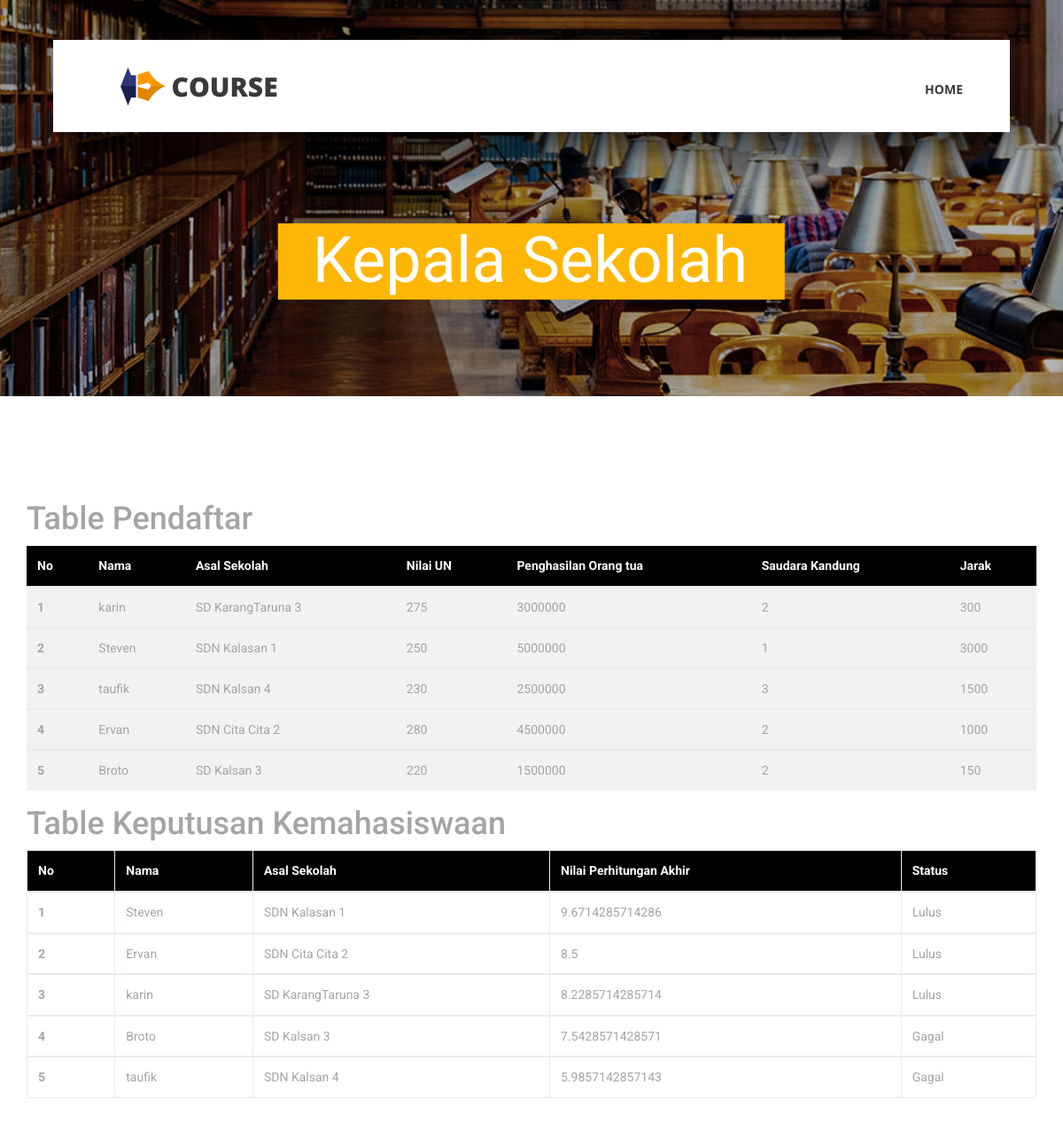
Screenshot of /HTML/sistempakarsekolah/kepsek.php with the database file from the repository.
### tables this page shows
CREATE TABLE `nilai` (
  `id_nilai` int(11) NOT NULL,
  `id_siswa` int(11) NOT NULL,
  `nilai_un` int(11) NOT NULL,
  `penghasilan` int(11) NOT NULL,
  `saudara` int(11) NOT NULL,
  `jarak` int(11) NOT NULL
);

CREATE TABLE `pendaftaran` (
  `id_siswa` int(11) NOT NULL,
  `nama_siswa` varchar(20) NOT NULL,
  `asal_sekolah` text NOT NULL
);

### HTML/sistempakarsekolah/kepsek.php (the view, shortened to what this page needs)
<!DOCTYPE html>
<html lang="en">
<head>
<link rel="stylesheet" type="text/css" href="styles/bootstrap4/bootstrap.min.css">
<link href="plugins/fontawesome-free-5.0.1/css/fontawesome-all.css" rel="stylesheet" type="text/css">
<link rel="stylesheet" type="text/css" href="styles/teachers_styles.css">
<link rel="stylesheet" type="text/css" href="styles/teachers_responsive.css">
</head>
<body>
<div class="super_container">
	<header class="header d-flex flex-row">
		<div class="header_content d-flex flex-row align-items-center">
			<div class="logo_container">
				<div class="logo">
					<img src="images/logo.png" alt="">
					<span>course</span>
				</div>
			</div>
			<nav class="main_nav_container">
				<div class="main_nav">
					<ul class="main_nav_list">
						<li class="main_nav_item"><a href="index.html">home</a></li>
					</ul>
				</div>
			</nav>
		</div>
	</header>
	<div class="home">
		<div class="home_background_container prlx_parent">
			<div class="home_background prlx" style="background-image:url(images/teachers_background.jpg)"></div>
		</div>
		<div class="home_content">
			<h1>Kepala Sekolah</h1>
		</div>
	</div>
	<div class="teachers page_section">
		<div class="container">
			<div class="row">
				<?php
include 'koneksi.php';
?>
<?php
$sql = "SELECT MAX(nilai_un) AS maxUN FROM nilai;";
$result = $conn->query($sql);
$value = $result->fetch_assoc();
$maxUN = $value['maxUN'];
$sql = "SELECT MAX(penghasilan) AS maxPenghasilan FROM nilai;";
$result = $conn->query($sql);
$value = $result->fetch_assoc();
$maxPenghasilan = $value['maxPenghasilan'];
$sql = "SELECT MIN(saudara) AS minSaudara FROM nilai;";
$result = $conn->query($sql);
$value = $result->fetch_assoc();
$minSaudara = $value['minSaudara'];
$sql = "SELECT MIN(jarak) AS minJarak FROM nilai;";
$result = $conn->query($sql);
$value = $result->fetch_assoc();
$minJarak = $value['minJarak'];
$sql = "SELECT berat_kriteria as beratUN FROM kriteria WHERE nama_kriteria = 'nilai_un';";
$result = $conn->query($sql);
$value = $result->fetch_assoc();
$beratUN = $value['beratUN'];
$sql = "SELECT berat_kriteria as beratPenghasilan FROM kriteria WHERE nama_kriteria = 'penghasilan';";
$result = $conn->query($sql);
$value = $result->fetch_assoc();
$beratPenghasilan = $value['beratPenghasilan'];
$sql = "SELECT berat_kriteria as beratSaudara FROM kriteria WHERE nama_kriteria = 'saudara';";
$result = $conn->query($sql);
$value = $result->fetch_assoc();
$beratSaudara = $value['beratSaudara'];
$sql = "SELECT berat_kriteria as beratJarak FROM kriteria WHERE nama_kriteria = 'jarak';";
$result = $conn->query($sql);
$value = $result->fetch_assoc();
$beratJarak = $value['beratJarak'];
$sql = mysqli_query($conn, "SELECT * FROM nilai join pendaftaran WHERE nilai.id_siswa = pendaftaran.id_siswa");
$dataNilai = array();
$index = 0;
while($row = mysqli_fetch_assoc($sql)){
     $dataNilai[$index] = $row;
     $index++;
}
?>
<?php
$sql = "SELECT COUNT(id_nilai) as maxData FROM nilai";
$xxx = $conn->query($sql);
$maxData = $xxx->fetch_assoc();
?>
  <?php
  $x=0;
  $dataSiswa2 = array();
while($x < $maxData['maxData']) {
  $dataSiswa2[] = array("nama_siswa" => $dataNilai[$x]['nama_siswa'],
                        "asal_sekolah" => $dataNilai[$x]['asal_sekolah'],
                        "nilai_un" => $dataNilai[$x]['nilai_un']/$maxUN,
                        "penghasilan" => $dataNilai[$x]['penghasilan']/$maxPenghasilan,
                        "saudara" => $minSaudara/$dataNilai[$x]['saudara'],
                        "jarak" => $minJarak/$dataNilai[$x]['jarak']);
  $x++;
}
?>
  <?php
  $x=0;
  $dataSiswa3 = array();
while($x < $maxData['maxData']) {
  $dataSiswa3[] = array("nama_siswa" => $dataSiswa2[$x]['nama_siswa'],
                        "asal_sekolah" => $dataNilai[$x]['asal_sekolah'],
                        "nilai_un" => $dataSiswa2[$x]['nilai_un']*$beratUN,
                        "penghasilan" => $dataSiswa2[$x]['penghasilan']*$beratPenghasilan,
                        "saudara" => $dataSiswa2[$x]['saudara']*$beratSaudara,
                        "jarak" => $dataSiswa2[$x]['jarak']*$beratJarak);
  $x++;
}
  ?>
  <?php
  $x=0;
  $dataSiswa4 = array();
while($x < $maxData['maxData']) {
  $dataSiswa4[] = array("nama_siswa" => $dataSiswa3[$x]['nama_siswa'],
                        "asal_sekolah" => $dataNilai[$x]['asal_sekolah'],
                        "nilai_un" => $dataSiswa3[$x]['nilai_un'],
                        "penghasilan" => $dataSiswa3[$x]['penghasilan'],
                        "saudara" => $dataSiswa3[$x]['saudara'],
                        "jarak" => $dataSiswa3[$x]['jarak'],
                        "V" => $dataSiswa3[$x]['nilai_un']+$dataSiswa3[$x]['penghasilan']+$dataSiswa3[$x]['saudara']+$dataSiswa3[$x]['jarak']);
  $x++;
}
array_multisort(array_column($dataSiswa4, "V"), SORT_DESC, $dataSiswa4);
  ?>
<H1>Table Pendaftar</H1>
<table class="table table-striped">
    <thead>
      <tr style="background-color:black;color:white;">
        <th>No</th>
        <th>Nama</th>
        <th>Asal Sekolah</th>
        <th>Nilai UN</th>
        <th>Penghasilan Orang tua</th>
        <th>Saudara Kandung</th>
        <th>Jarak</th>
      </tr>
    </thead>
  <?php
  for($i = 0; $i<$maxData['maxData'];$i++){
    $no=$i+1;
?>
  <tbody>
      <tr>
        <th><?php echo $no; ?></th>
        <td><?php echo $dataNilai[$i]['nama_siswa']; ?></td>
        <td><?php echo $dataNilai[$i]['asal_sekolah']; ?></td>
        <td><?php echo $dataNilai[$i]['nilai_un']; ?></td>
        <td><?php echo $dataNilai[$i]['penghasilan']; ?></td>
        <td><?php echo $dataNilai[$i]['saudara']; ?></td>
        <td><?php echo $dataNilai[$i]['jarak']; ?></td>
      </tr>
      </tbody>
<?php
  }
?>
</table>
<br>
<H1>Table Keputusan Kemahasiswaan</H1>
<table class="table table-bordered">
    <thead>
      <tr style="background-color:black;color:white;">
        <th>No</th>
        <th>Nama</th>
        <th>Asal Sekolah</th>
        <th>Nilai Perhitungan Akhir</th>
        <th>Status</th>
      </tr>
    </thead>
  <?php
  for($i = 0; $i<$maxData['maxData'];$i++){
    $no=$i+1;
?>
  <tbody>
      <tr>
        <th><?php echo $no; ?></th>
        <td><?php echo $dataSiswa4[$i]['nama_siswa']; ?></td>
        <td><?php echo $dataSiswa4[$i]['asal_sekolah']; ?></td>
        <td><?php echo $dataSiswa4[$i]['V']; ?></td>
        <td><?php
        if($no<=3){
          echo "Lulus";
        }else{
          echo "Gagal";
        }
        ?></td>
      </tr>
      </tbody>
<?php
  }
?>
</table>
			</div>
		</div>
	</div>
</body>
</html>

### HTML/sistempakarsekolah/styles/teachers_styles.css (style rules this page uses)
* { margin: 0; padding: 0; -webkit-font-smoothing: antialiased; -webkit-text-shadow: rgba(0,0,0,.01) 0 0 1px; text-shadow: rgba(0,0,0,.01) 0 0 1px; }
body { font-family: 'Roboto', sans-serif; font-size: 14px; font-weight: 400; background: #FFFFFF; color: #a5a5a5; }
div { display: block; position: relative; -webkit-box-sizing: border-box; -moz-box-sizing: border-box; box-sizing: border-box; }
ul { list-style: none; margin-bottom: 0px; }
a, a:hover, a:visited, a:active, a:link { text-decoration: none; -webkit-font-smoothing: antialiased; -webkit-text-shadow: rgba(0,0,0,.01) 0 0 1px; text-shadow: rgba(0,0,0,.01) 0 0 1px; }
h1 { font-size: 36px; }
h1, h2, h3, h4, h5, h6 { font-family: 'Roboto', sans-serif; -webkit-font-smoothing: antialiased; -webkit-text-shadow: rgba(0,0,0,.01) 0 0 1px; text-shadow: rgba(0,0,0,.01) 0 0 1px; }
.super_container { width: 100%; overflow: hidden; }
.prlx_parent { overflow: hidden; }
.prlx { height: 130% !important; }
.header { position: fixed; top: 45px; left: 50%; -webkit-transform: translateX(-50%); -moz-transform: translateX(-50%); -ms-transform: translateX(-50%); -o-transform: translateX(-50%); transform: translateX(-50%); width: 1318px; height: 104px; background: #FFFFFF; z-index: 10; -webkit-transition: all 200ms ease; -moz-transition: all 200ms ease; -ms-transition: all 200ms ease; -o-transition: all 200ms ease; transition: all 200ms ease; }
.header_content { width: calc(100% - 279px); height: 100%; }
.header_content::before { display: block; position: absolute; top: 0; left: 0; width: 100%; height: 100%; content: ''; box-shadow: 0px 20px 49px rgba(0,0,0,0.67); z-index: -1; }
.logo_container { display: inline-block; padding-left: 76px; }
.logo span { font-family: 'Open Sans', sans-serif; font-size: 30px; font-weight: 900; color: #3a3a3a; vertical-align: middle; text-transform: uppercase; margin-left: 3px; }
.main_nav_container { display: inline-block; margin-left: auto; padding-right: 93px; }
.main_nav { margin-top: 7px; }
.main_nav_item { display: inline-block; margin-right: 40px; }
.main_nav_item:last-child { margin-right: 0px; }
.main_nav_item a { font-family: 'Open Sans', sans-serif; font-size: 14px; text-transform: uppercase; font-weight: 700; color: #3a3a3a; -webkit-transition: all 200ms ease; -moz-transition: all 200ms ease; -ms-transition: all 200ms ease; -o-transition: all 200ms ease; transition: all 200ms ease; }
.home { width: 100%; height: 447px; }
.home_background_container { position: absolute; top: 0; left: 0; width: 100%; height: 100%; }
.home_background { width: 100%; height: 100%; background-repeat: no-repeat; background-size: cover; background-position: center center; }
.home_content { position: absolute; left: 50%; bottom: 109px; -webkit-transform: translateX(-50%); -moz-transform: translateX(-50%); -ms-transform: translateX(-50%); -o-transform: translateX(-50%); transform: translateX(-50%); background: #ffb606; padding-top: 24px; padding-bottom: 18px; padding-left: 39px; padding-right: 42px; }
.home_content h1 { font-size: 72px; font-weight: 400; color: #FFFFFF; line-height: 0.5; }
.page_section { padding-top: 117px; padding-bottom: 117px; }

### HTML/sistempakarsekolah/styles/teachers_responsive.css (style rules this page uses)
@media only screen and (max-width: 1380px) { .header { width: 1200px; } }
@media only screen and (max-width: 1380px) { .header_content { width: calc(100% - 219px); } }
@media only screen and (max-width: 1380px) { .main_nav_container { padding-right: 63px; } }
@media only screen and (max-width: 1280px) { .header { width: 90%; } }
@media only screen and (max-width: 1280px) { .header_content { width: 100%; } }
@media only screen and (max-width: 1280px) { .main_nav_container { padding-right: 53px; } }

### rows the page displays
nilai: no "1", id_siswa.nama_siswa "karin", id_siswa.asal_sekolah "SD KarangTaruna 3", nilai_un "275", penghasilan "3000000", saudara "2", jarak "300", no "3", V "8.2285714285714", shows "Lulus"
nilai: no "2", id_siswa.nama_siswa "Steven", id_siswa.asal_sekolah "SDN Kalasan 1", nilai_un "250", penghasilan "5000000", saudara "1", jarak "3000", no "1", V "9.6714285714286", shows "Lulus"
nilai: no "3", id_siswa.nama_siswa "taufik", id_siswa.asal_sekolah "SDN Kalsan 4", nilai_un "230", penghasilan "2500000", saudara "3", jarak "1500", no "5", V "5.9857142857143", shows "Gagal"
nilai: no "4", id_siswa.nama_siswa "Ervan", id_siswa.asal_sekolah "SDN Cita Cita 2", nilai_un "280", penghasilan "4500000", saudara "2", jarak "1000", no "2", V "8.5", shows "Lulus"
nilai: no "5", id_siswa.nama_siswa "Broto", id_siswa.asal_sekolah "SD Kalsan 3", nilai_un "220", penghasilan "1500000", saudara "2", jarak "150", no "4", V "7.5428571428571", shows "Gagal"
